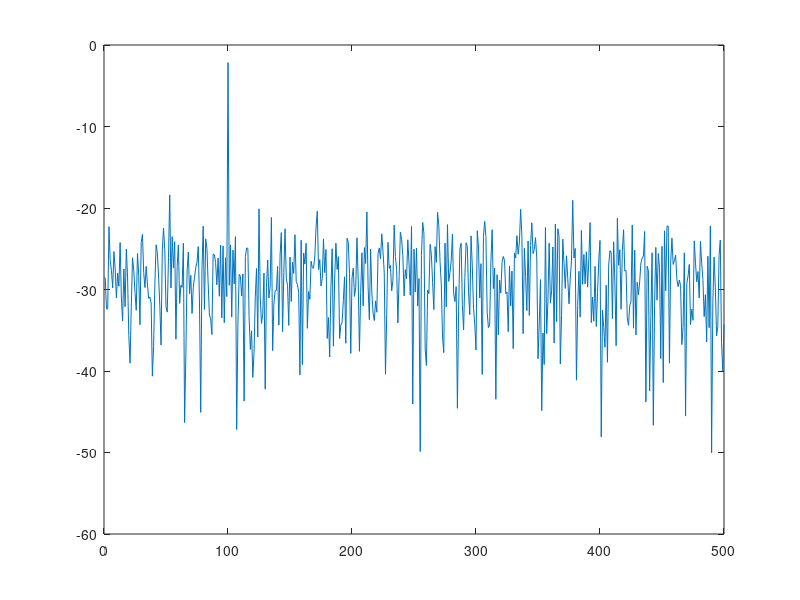

Reproduce this figure in MATLAB.
 


Fs = 1000;
    t = 0:1/Fs:1-1/Fs;
    x = cos(2*pi*100*t)+randn(size(t));
    [Pxx,F] = periodogram(x,[],length(x),Fs);
    plot(F,10*log10(Pxx))